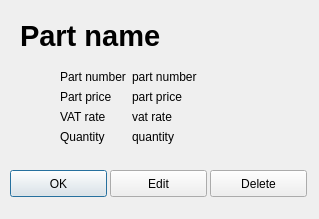
<?xml version="1.0" encoding="UTF-8"?>
<ui version="4.0">
 <class>PartShow</class>
 <widget class="QDialog" name="PartShow">
  <property name="geometry">
   <rect>
    <x>0</x>
    <y>0</y>
    <width>319</width>
    <height>219</height>
   </rect>
  </property>
  <property name="windowTitle">
   <string>Dialog</string>
  </property>
  <widget class="QLabel" name="label_partNameE">
   <property name="geometry">
    <rect>
     <x>20</x>
     <y>20</y>
     <width>291</width>
     <height>31</height>
    </rect>
   </property>
   <property name="font">
    <font>
     <pointsize>22</pointsize>
     <weight>75</weight>
     <bold>true</bold>
    </font>
   </property>
   <property name="text">
    <string>Part name</string>
   </property>
  </widget>
  <widget class="QWidget" name="formLayoutWidget">
   <property name="geometry">
    <rect>
     <x>60</x>
     <y>70</y>
     <width>211</width>
     <height>98</height>
    </rect>
   </property>
   <layout class="QFormLayout" name="formLayout">
    <property name="fieldGrowthPolicy">
     <enum>QFormLayout::AllNonFixedFieldsGrow</enum>
    </property>
    <item row="0" column="0">
     <widget class="QLabel" name="label_partNumber">
      <property name="text">
       <string>Part number</string>
      </property>
     </widget>
    </item>
    <item row="1" column="0">
     <widget class="QLabel" name="label_partPrice">
      <property name="text">
       <string>Part price</string>
      </property>
     </widget>
    </item>
    <item row="2" column="0">
     <widget class="QLabel" name="label_vatRate">
      <property name="text">
       <string>VAT rate</string>
      </property>
     </widget>
    </item>
    <item row="0" column="1">
     <widget class="QLabel" name="label_partNumberE">
      <property name="text">
       <string>part number</string>
      </property>
     </widget>
    </item>
    <item row="1" column="1">
     <widget class="QLabel" name="label_partPriceE">
      <property name="text">
       <string>part price</string>
      </property>
     </widget>
    </item>
    <item row="2" column="1">
     <widget class="QLabel" name="label_vatRateE">
      <property name="text">
       <string>vat rate</string>
      </property>
     </widget>
    </item>
    <item row="3" column="0">
     <widget class="QLabel" name="label">
      <property name="text">
       <string>Quantity</string>
      </property>
     </widget>
    </item>
    <item row="3" column="1">
     <widget class="QLabel" name="label_quantityE">
      <property name="text">
       <string>quantity</string>
      </property>
     </widget>
    </item>
   </layout>
  </widget>
  <widget class="QPushButton" name="pushButton_ok">
   <property name="geometry">
    <rect>
     <x>10</x>
     <y>170</y>
     <width>97</width>
     <height>27</height>
    </rect>
   </property>
   <property name="text">
    <string>OK</string>
   </property>
  </widget>
  <widget class="QPushButton" name="pushButton_edit">
   <property name="geometry">
    <rect>
     <x>110</x>
     <y>170</y>
     <width>97</width>
     <height>27</height>
    </rect>
   </property>
   <property name="text">
    <string>Edit</string>
   </property>
  </widget>
  <widget class="QPushButton" name="pushButton_delete">
   <property name="geometry">
    <rect>
     <x>210</x>
     <y>170</y>
     <width>97</width>
     <height>27</height>
    </rect>
   </property>
   <property name="text">
    <string>Delete</string>
   </property>
  </widget>
 </widget>
 <resources/>
 <connections/>
</ui>
